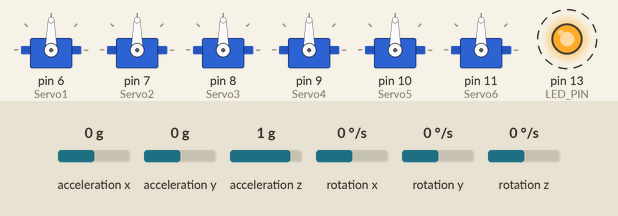
Simulated run of this sketch. Board: Arduino Uno, built with avr-gcc and run on an emulated ATmega328P. On the bench: 6 × servo, output pins drawn as LEDs (lit = HIGH). Dashed ring = blinking. The test bench sets the inputs (shaded band); at power-on: acceleration x 0 g, acceleration y 0 g, acceleration z 1 g, rotation x 0 °/s, rotation y 0 °/s, rotation z 0 °/s. What the sketch prints to the serial monitor is not drawn.

Above: at 1.7 s.
1.8 s: acceleration x set to -1.4 g
At 3.23 s:
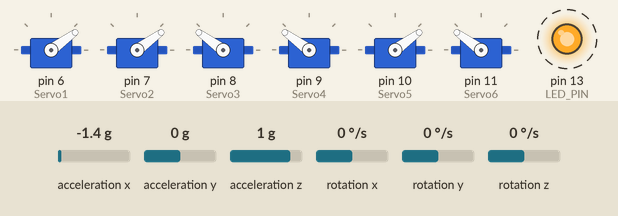
4.8 s: acceleration y set to -1.4 g
At 5.04 s:
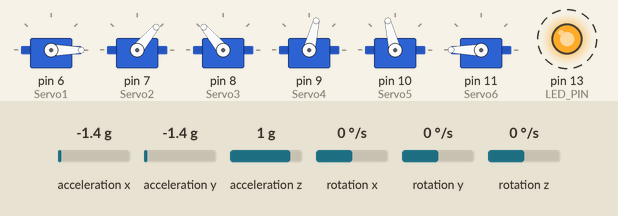
7.8 s: acceleration z set to -1.4 g
At 8.36 s:
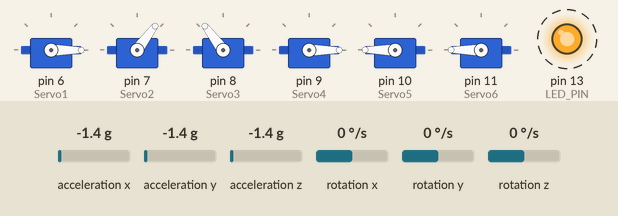
10.8 s: acceleration x set to -0.8 g
At 11.38 s:
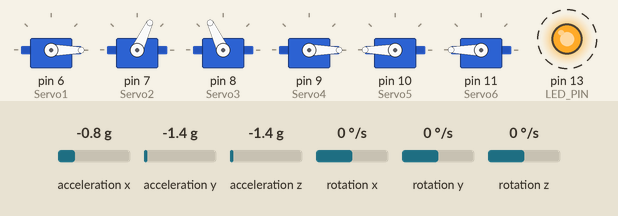
13.8 s: acceleration y set to 0.8 g
At 14.4 s:
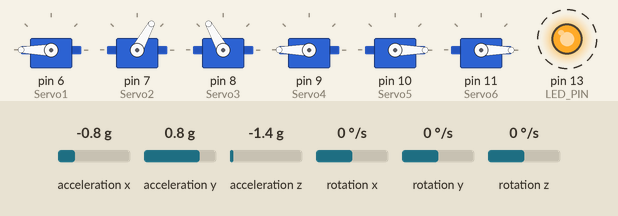
16.8 s: acceleration z set to -0.8 g
At 17.72 s:
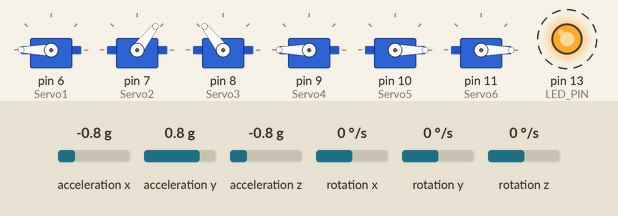
Timing chart, 0 to 20.8 s (numbered marks = the images above; inputs shaded):
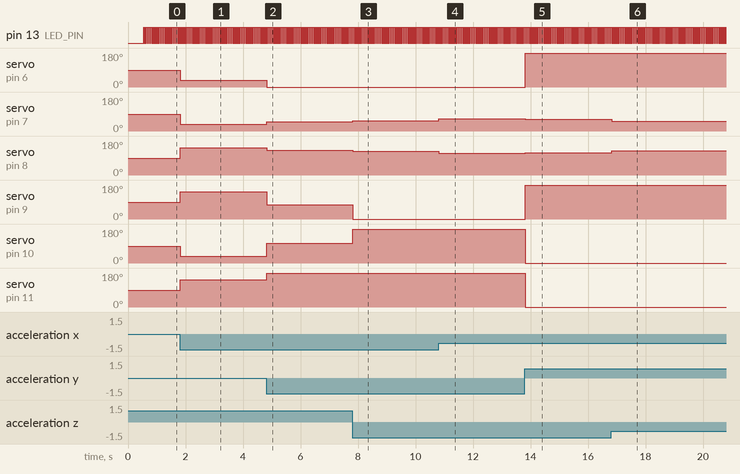

Measured:
- after the input at 1.8 s, servo on pin 6 (Servo1), servo on pin 7 (Servo2), servo on pin 10 (Servo5): 90° → 36° at once; servo on pin 8 (Servo3), servo on pin 9 (Servo4), servo on pin 11 (Servo6): 90° → 144° at once
- after the input at 4.8 s, servo on pin 6 (Servo1): 36° → 0° at once; servo on pin 7 (Servo2): 36° → 50° at once; servo on pin 8 (Servo3): 144° → 130° at once; servo on pin 9 (Servo4): 144° → 76° at once; servo on pin 10 (Servo5): 36° → 104° at once
- after the input at 7.8 s, servo on pin 7 (Servo2): 50° → 53° at once; servo on pin 8 (Servo3): 130° → 127° at once; servo on pin 9 (Servo4): 76° → 0° at once; servo on pin 10 (Servo5): 104° → 180° at once
- after the input at 10.8 s, servo on pin 7 (Servo2): 53° → 65° at once; servo on pin 8 (Servo3): 127° → 115° at once
- after the input at 13.8 s, servo on pin 6 (Servo1), servo on pin 9 (Servo4): 0° → 180° at once; servo on pin 7 (Servo2): 65° → 61° at once; servo on pin 8 (Servo3): 115° → 119° at once; servo on pin 10 (Servo5), servo on pin 11 (Servo6): 180° → 0° at once
- after the input at 16.8 s, servo on pin 7 (Servo2): 61° → 52° at once; servo on pin 8 (Servo3): 119° → 128° at once
- by itself, pin 13 (LED_PIN): alternates HIGH for 0.03 s and LOW for 0.03 s

The sketch:

stable_setup.ino
```cpp
//--- Servo Connection
// BROWN - gnd
// red - 5v
// yellow - d11 Servo 1

//--- MPU Connection
// VCC - 5v
// GND - GND
// SCL - A5 (w/ 10k PuR)
// SDA - A4 (w/ 10k PuR)
// INT - D2 (not used)

#include <Servo.h>
#include "I2Cdev.h"
#include "MPU6050_6Axis_MotionApps20.h"
#if I2CDEV_IMPLEMENTATION == I2CDEV_ARDUINO_WIRE
#include "Wire.h"
#endif
//=========================

enum direction{
up = 1,
down = 0,
};

/* Some functions declared*/
void move_s(direction dir, int servo/*6-11*/, int deg);
void x_rot(int deg);
void y_rot(int deg);


#define LED_PIN 13
bool blinkState = true;

                //orientation
Servo Servo1;   //
Servo Servo2;   //
Servo Servo3;   //
Servo Servo4;   //
Servo Servo5;   //
Servo Servo6;   //


int Servo1Pos = 0;
int Servo2Pos = 0;
int Servo3Pos = 0;
int Servo4Pos = 0;
int Servo5Pos = 0;
int Servo6Pos = 0;

//degree position of the servos
int deg;
int deg1 = 90;
int deg2 = 90;
int deg3 = 90;
int deg4 = 90;
int deg5 = 90;
int deg6 = 90;
int degPitch;
int degRoll;
int degYaw;
int setupFlag = 1;

float mpuPitch = 0;
float mpuRoll = 0;
float mpuYaw = 0;

// define MPU
MPU6050 mpu;

// MPU control/status vars
uint8_t mpuIntStatus;   // holds actual interrupt status byte from MPU
uint8_t devStatus;      // return status after each device operation (0 = success, !0 = error)
uint16_t packetSize;    // expected DMP packet size (default is 42 bytes)
uint16_t fifoCount;     // count of all bytes currently in FIFO
uint8_t fifoBuffer[64]; // FIFO storage buffer

// orientation/motion vars
Quaternion q;           // [w, x, y, z]         quaternion container
VectorInt16 aa;         // [x, y, z]            accel sensor measurements
VectorInt16 aaReal;     // [x, y, z]            gravity-free accel sensor measurements
VectorInt16 aaWorld;    // [x, y, z]            world-frame accel sensor measurements
VectorFloat gravity;    // [x, y, z]            gravity vector
float ypr[3];           // [yaw, pitch, roll]   yaw/pitch/roll container and gravity vector

// relative ypr[x] usage based on sensor orientation when mounted, e.g. ypr[PITCH]
#define PITCH   1     // defines the position within ypr[x] variable for PITCH; may vary due to sensor orientation when mounted
#define ROLL  2     // defines the position within ypr[x] variable for ROLL; may vary due to sensor orientation when mounted
#define YAW   0     // defines the position within ypr[x] variable for YAW; may vary due to sensor orientation when mounted

// ================================================================
//                       INITIAL SETUP
// ================================================================

void setup()
{
  Servo1.attach(6);  // attaches the servo on D11 to the servo object
  Servo2.attach(7);  //
  Servo3.attach(8);
  Servo4.attach(9);
  Servo5.attach(10);
  Servo6.attach(11);

  Servo1.write(deg1);   //1-No.6
  Servo2.write(deg2);   //2-No.7
  Servo3.write(deg3);   //3-No.8
  Servo4.write(deg4);   //4-No.9
  Servo5.write(deg5);   //5-No.10
  Servo6.write(deg6);   //6-No.11


  // join I2C bus
#if I2CDEV_IMPLEMENTATION == I2CDEV_ARDUINO_WIRE
  Wire.begin();

#elif I2CDEV_IMPLEMENTATION == I2CDEV_BUILTIN_FASTWIRE
  Fastwire::setup(400, true);
#endif

  Serial.begin(115200);
  while (!Serial);

  // initialize device
  Serial.println(F("Initializing I2C devices..."));
  mpu.initialize();

  // verify connection
  Serial.println(F("Testing device connections..."));
  Serial.println(mpu.testConnection() ? F("MPU6050 connection successful") : F("MPU6050 connection failed"));

  // load and configure the DMP
  Serial.println(F("Initializing DMP"));
  devStatus = mpu.dmpInitialize();


  // CALIBRATED OFFSETS
  /*mpu.setXGyroOffset(118);
  mpu.setYGyroOffset(-44);
  mpu.setZGyroOffset(337);
  mpu.setXAccelOffset(-651);
  mpu.setYAccelOffset(670);
  mpu.setZAccelOffset(1895);
  */

  mpu.setXGyroOffset(220);
  mpu.setYGyroOffset(86);
  mpu.setZGyroOffset(-85);
  //mpu.setXAccelOffset(0);
  //mpu.setYAccelOffset(0);
  mpu.setZAccelOffset(1788);

  if (devStatus == 0)
  {
    // turn on the DMP, now that it's ready
    Serial.println(F("Enabling DMP"));
    mpu.setDMPEnabled(true);

    // enable Arduino interrupt detection
    Serial.println(F("Enabling interrupt detection (Arduino external interrupt 0)"));
    mpuIntStatus = mpu.getIntStatus();

    // get expected DMP packet size for later comparison
    packetSize = mpu.dmpGetFIFOPacketSize();
  }
  else
  {
    // ERROR!
    // 1 = initial memory load failed
    // 2 = DMP configuration updates failed
    Serial.print(F("DMP Initialization failed code = "));
    Serial.println(devStatus);
  }

  // configure LED for output
  pinMode(LED_PIN, OUTPUT);

}


// ================================================================
//                     MAIN PROGRAM LOOP
// ================================================================

void loop(void)
{
  processAccelGyro();
}
// ================================================================
//                     PROCESS ACCEL/GYRO IF AVAILABLE
// ================================================================

void processAccelGyro()
{

  // Get INT_STATUS byte
  mpuIntStatus = mpu.getIntStatus();

  // get current FIFO count
  fifoCount = mpu.getFIFOCount();

  // check for overflow (this should never happen unless our code is too inefficient)
  if ((mpuIntStatus & 0x10) || fifoCount == 1024)
  {
    mpu.resetFIFO();
    Serial.println(F("FIFO overflow!"));
    return;
  }

  if (mpuIntStatus & 0x02)
  {
    // check for correct available data length
    if (fifoCount < packetSize)
      return; //  fifoCount = mpu.getFIFOCount();

    // read a packet from FIFO
    mpu.getFIFOBytes(fifoBuffer, packetSize);

    // track FIFO count here in case there is > 1 packet available
    fifoCount -= packetSize;

    // flush buffer to prevent overflow
    mpu.resetFIFO();

    // display Euler angles in degrees
    mpu.dmpGetQuaternion(&q, fifoBuffer);
    mpu.dmpGetGravity(&gravity, &q);
    mpu.dmpGetYawPitchRoll(ypr, &q, &gravity);
    mpuPitch = ypr[PITCH] * 180 / M_PI;
    mpuRoll = ypr[ROLL] * 180 / M_PI;
    mpuYaw  = ypr[YAW] * 180 / M_PI;

    // flush buffer to prevent overflow
    mpu.resetFIFO();

    // blink LED to indicate activity
    blinkState = !blinkState;
    digitalWrite(LED_PIN, blinkState);

    // flush buffer to prevent overflow
    mpu.resetFIFO();


    /*
    - - - - - - - - - - - - - - - - - - - - - - - - - - - - - - -
    This is where we can test out movements
    Setup:
      deg1 = 60;   90  (up is plus)
      deg2 = 120;  90
      deg3 = 60;   90
      deg4 = 120;  90
      deg5 = 60;   90
      deg6 = 120;  90
      degPitch = -1;
      degRoll = -1;
      degYaw = -1;
    - - - - - - - - - - - - - - - - - - - - - - - - - - - - - - -
    */

    if (setupFlag == 1) {
      y_rot((-1)* (degRoll = mpuRoll));
      x_rot((degPitch = mpuPitch));
      setupFlag = 0;
    }
    x_rot((mpuPitch - degPitch));
    y_rot((-1)*(mpuRoll - degRoll));
    //moving A up and down
    //move_s(down, 7, mpuRoll - degRoll);
    //move_s(down, 8, mpuRoll - degRoll);

    //move_s(down, 7, mpuPitch - degPitch);
    //move_s(down, 8, mpuPitch - degPitch);
    degRoll = mpuRoll;
    degPitch = mpuPitch;

    //Serial.print("Roll :");
    //Serial.print(degRoll);
    //Serial.print(" Yaw :");
    //Serial.println(mpuYaw);
    //Serial.print("  ");
    //Serial.println(degPitch);

  delay (15);
  /*Serial.print("d6: ");
  Serial.print(deg1);
  Serial.print("d7: ");
  Serial.print(deg2);
  Serial.print("d8: ");
  Serial.print(deg3);
  Serial.print("d9: ");
  Serial.print(deg4);
  Serial.print("d10: ");
  Serial.print(deg5);
  Serial.print("d11: ");
  Serial.println(deg6);
  */
    // flush buffer to prevent overflow
    mpu.resetFIFO();

  }
}

//1-DOF (Rotate over x axis- or y-pos rotate
//This will set B (9/10), C (11, 6))- as base- where C is the right of B
//

//For now, we'll focus on the most important 3 DOF
// X Movements
void x_rot(int deg){
  //Pitching - rotating towards positive y region over x-axis
  //Move A - if deg is pos, move A down
  move_s(down, 7, deg);
  move_s(down, 8, deg);
  //Move B - if deg is pos, move B up
  move_s(up, 9, deg);
  move_s(up, 10, deg);
  //Move C - if deg is pos, move C up
  move_s(up, 6, deg);
  move_s(up, 11, deg);
}
// END OF X Movements

// Y Movements
void y_rot(int deg){
  //Rolling - rotating towards positive x region over y-axis
  //Move B - if deg is pos, move B up
  move_s(up, 9, deg);
  move_s(up, 10, deg);

  //Move C - if deg is pos, move C down
  move_s(down, 6, deg);
  move_s(down, 11, deg);
}
// END OF Y Movements

// Z Movements
//displacement over z-axis
void z_up(int deg){
  move_s(up, 6, deg);
  move_s(up, 7, deg);
  move_s(up, 8, deg);
  move_s(up, 9, deg);
  move_s(up, 10, deg);
  move_s(up, 11, deg);
}
// END OF Z Movements

int guard(int deg){
  if ((deg > 180)? 180 : deg);
  else if ((deg < 0)? 0 : deg);
  return deg;
}


void move_s(direction dir, int servo/*6-11*/, int deg){
  //Format: dir? (up) : (down)
  //Meaning: Is direction up? yes- do this : no- do this
  switch(servo){
    case 6: //left
      if (dir == up) deg1 = guard(deg1 + deg);
      else if (dir == down) deg1 = guard(deg1 - deg);
      Servo1.write(deg1);
      //Serial.println("Servo1pos:  "+deg1);
      break;
    case 7: //right
      if (dir == up) deg2 = guard(deg2 - deg);
      else if (dir == down) deg2 = guard(deg2 + deg);
      Servo2.write(deg2);
      //Serial.println("Servo2pos:  "+deg2);
      break;
    case 8: //left
      if (dir == up) deg3 = guard(deg3 + deg);
      else if (dir == down) deg3 = guard(deg3 - deg);
      Servo3.write(deg3);
      //Serial.println("Servo3pos:  "+deg3);
      break;
    case 9: //right
      if (dir == up) deg4 = guard(deg4 - deg);
      else if (dir == down) deg4 = guard(deg4 + deg);
      Servo4.write(deg4);
     // Serial.println("Servo4pos:  "+deg4);
      break;
    case 10: //left
      if (dir == up) deg5 = guard(deg5 + deg);
      else if (dir == down) deg5 = guard(deg5 - deg);
      Servo5.write(deg5);
      //Serial.println("Servo5pos:  "+deg5);
      break;
    case 11: //right
      if (dir == up) deg6 = guard(deg6 - deg);
      else if (dir == down) deg6 = guard(deg6 + deg);
      Servo6.write(deg6);
      //Serial.println("Servo6pos:  "+deg6);
      break;
    default:
      printf("Unknwon Servo: Bad-coder found!!! ALERT! ALERT!\n");
      break;
  } // end of switch-case
} // end of move()
```
